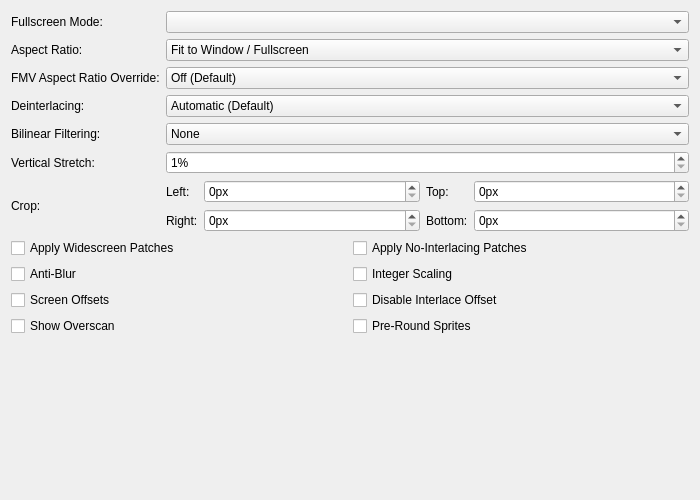
<?xml version="1.0" encoding="UTF-8"?>
<ui version="4.0">
 <class>GraphicsDisplaySettingsTab</class>
 <widget class="QWidget" name="GraphicsDisplaySettingsTab">
  <property name="geometry">
   <rect>
    <x>0</x>
    <y>0</y>
    <width>700</width>
    <height>500</height>
   </rect>
  </property>
  <property name="sizePolicy">
   <sizepolicy hsizetype="Expanding" vsizetype="Preferred">
    <horstretch>0</horstretch>
    <verstretch>0</verstretch>
   </sizepolicy>
  </property>
  <property name="windowTitle">
   <string/>
  </property>
  <layout class="QGridLayout" name="gridLayout" columnstretch="0,1">
   <item row="3" column="0">
    <widget class="QLabel" name="interlacingLabel">
     <property name="text">
      <string>Deinterlacing:</string>
     </property>
     <property name="buddy">
      <cstring>interlacing</cstring>
     </property>
    </widget>
   </item>
   <item row="0" column="1">
    <widget class="QComboBox" name="fullscreenModes"/>
   </item>
   <item row="7" column="0" colspan="2">
    <layout class="QGridLayout" name="displayGridLayout">
     <item row="1" column="1">
      <widget class="QCheckBox" name="integerScaling">
       <property name="text">
        <string>Integer Scaling</string>
       </property>
      </widget>
     </item>
     <item row="0" column="0">
      <widget class="QCheckBox" name="widescreenPatches">
       <property name="text">
        <string>Apply Widescreen Patches</string>
       </property>
      </widget>
     </item>
     <item row="0" column="1">
      <widget class="QCheckBox" name="noInterlacingPatches">
       <property name="text">
        <string>Apply No-Interlacing Patches</string>
       </property>
      </widget>
     </item>
     <item row="1" column="0">
      <widget class="QCheckBox" name="PCRTCAntiBlur">
       <property name="text">
        <string>Anti-Blur</string>
       </property>
       <property name="shortcut">
        <string>Ctrl+S</string>
       </property>
      </widget>
     </item>
     <item row="2" column="1">
      <widget class="QCheckBox" name="disableInterlaceOffset">
       <property name="text">
        <string>Disable Interlace Offset</string>
       </property>
      </widget>
     </item>
     <item row="2" column="0">
      <widget class="QCheckBox" name="PCRTCOffsets">
       <property name="text">
        <string>Screen Offsets</string>
       </property>
      </widget>
     </item>
     <item row="3" column="0">
      <widget class="QCheckBox" name="PCRTCOverscan">
       <property name="text">
        <string>Show Overscan</string>
       </property>
      </widget>
     </item>
	 <item row="3" column="1">
	  <widget class="QCheckBox" name="PreRoundSprites">
	   <property name="toolTip">
		<string>Attempts to pre-round sprite texel coordinates to resolve rounding issues. Helpful for games such as Beyond Good and Evil, and Manhunt</string>
	   </property>
	   <property name="text">
		<string>Pre-Round Sprites</string>
	   </property>
	  </widget>
	 </item>
    </layout>
   </item>
   <item row="2" column="0">
    <widget class="QLabel" name="fmvAspectRatioLabel">
     <property name="text">
      <string>FMV Aspect Ratio Override:</string>
     </property>
     <property name="buddy">
      <cstring>fmvAspectRatio</cstring>
     </property>
    </widget>
   </item>
   <item row="1" column="1">
    <widget class="QComboBox" name="aspectRatio">
     <item>
      <property name="text">
       <string>Fit to Window / Fullscreen</string>
      </property>
     </item>
     <item>
      <property name="text">
       <string>Auto Standard (4:3 Interlaced / 3:2 Progressive)</string>
      </property>
     </item>
     <item>
      <property name="text">
       <string>Standard (4:3)</string>
      </property>
     </item>
     <item>
      <property name="text">
       <string>Widescreen (16:9)</string>
      </property>
     </item>
     <item>
      <property name="text">
       <string>Native/Full (10:7)</string>
      </property>
     </item>
    </widget>
   </item>
   <item row="4" column="1">
    <widget class="QComboBox" name="bilinearFiltering">
     <item>
      <property name="text">
       <string>None</string>
      </property>
     </item>
     <item>
      <property name="text">
       <string extracomment="Smooth: Refers to the texture clarity.">Bilinear (Smooth)</string>
      </property>
     </item>
     <item>
      <property name="text">
       <string extracomment="Sharp: Refers to the texture clarity.">Bilinear (Sharp)</string>
      </property>
     </item>
    </widget>
   </item>
   <item row="5" column="0">
    <widget class="QLabel" name="verticalStretchLabel">
     <property name="text">
      <string>Vertical Stretch:</string>
     </property>
     <property name="buddy">
      <cstring>stretchY</cstring>
     </property>
    </widget>
   </item>
   <item row="0" column="0">
    <widget class="QLabel" name="fsModeLabel">
     <property name="text">
      <string>Fullscreen Mode:</string>
     </property>
     <property name="buddy">
      <cstring>fullscreenModes</cstring>
     </property>
    </widget>
   </item>
   <item row="4" column="0">
    <widget class="QLabel" name="billinearLabel">
     <property name="text">
      <string>Bilinear Filtering:</string>
     </property>
     <property name="buddy">
      <cstring>bilinearFiltering</cstring>
     </property>
    </widget>
   </item>
   <item row="2" column="1">
    <widget class="QComboBox" name="fmvAspectRatio">
     <item>
      <property name="text">
       <string>Off (Default)</string>
      </property>
     </item>
     <item>
      <property name="text">
       <string>Auto Standard (4:3 Interlaced / 3:2 Progressive)</string>
      </property>
     </item>
     <item>
      <property name="text">
       <string>Standard (4:3)</string>
      </property>
     </item>
     <item>
      <property name="text">
       <string>Widescreen (16:9)</string>
      </property>
     </item>
     <item>
      <property name="text">
       <string>Native/Full (10:7)</string>
      </property>
     </item>
    </widget>
   </item>
   <item row="6" column="0">
    <widget class="QLabel" name="cropLabel">
     <property name="text">
      <string>Crop:</string>
     </property>
    </widget>
   </item>
   <item row="1" column="0">
    <widget class="QLabel" name="aspectRatioLabel">
     <property name="text">
      <string>Aspect Ratio:</string>
     </property>
     <property name="buddy">
      <cstring>aspectRatio</cstring>
     </property>
    </widget>
   </item>
   <item row="3" column="1">
    <widget class="QComboBox" name="interlacing">
     <item>
      <property name="text">
       <string>Automatic (Default)</string>
      </property>
     </item>
     <item>
      <property name="text">
       <string>No Deinterlacing</string>
      </property>
     </item>
     <item>
      <property name="text">
       <string extracomment="Weave: deinterlacing method that can be translated or left as-is in English. Sawtooth: refers to the jagged effect weave deinterlacing has on motion.">Weave (Top Field First, Sawtooth)</string>
      </property>
     </item>
     <item>
      <property name="text">
       <string extracomment="Weave: deinterlacing method that can be translated or left as-is in English. Sawtooth: refers to the jagged effect weave deinterlacing has on motion.">Weave (Bottom Field First, Sawtooth)</string>
      </property>
     </item>
     <item>
      <property name="text">
       <string extracomment="Bob: deinterlacing method that refers to the way it makes video look like it's bobbing up and down.">Bob (Top Field First, Full Frames)</string>
      </property>
     </item>
     <item>
      <property name="text">
       <string extracomment="Bob: deinterlacing method that refers to the way it makes video look like it's bobbing up and down.">Bob (Bottom Field First, Full Frames)</string>
      </property>
     </item>
     <item>
      <property name="text">
       <string extracomment="Blend: deinterlacing method that blends the colors of the two frames, can be translated or left as-is in English.">Blend (Top Field First, Merge 2 Fields)</string>
      </property>
     </item>
     <item>
      <property name="text">
       <string extracomment="Blend: deinterlacing method that blends the colors of the two frames, can be translated or left as-is in English.">Blend (Bottom Field First, Merge 2 Fields)</string>
      </property>
     </item>
     <item>
      <property name="text">
       <string extracomment="Adaptive: deinterlacing method that should be translated.">Adaptive (Top Field First, Similar to Bob + Weave)</string>
      </property>
     </item>
     <item>
      <property name="text">
       <string extracomment="Adaptive: deinterlacing method that should be translated.">Adaptive (Bottom Field First, Similar to Bob + Weave)</string>
      </property>
     </item>
    </widget>
   </item>
   <item row="5" column="1">
    <widget class="QSpinBox" name="stretchY">
     <property name="suffix">
      <string extracomment="Percentage sign that shows next to a value. You might want to add a space before if your language requires it.">%</string>
     </property>
     <property name="minimum">
      <number>1</number>
     </property>
     <property name="maximum">
      <number>300</number>
     </property>
    </widget>
   </item>
   <item row="8" column="0">
    <spacer name="verticalSpacer">
     <property name="orientation">
      <enum>Qt::Orientation::Vertical</enum>
     </property>
     <property name="sizeHint" stdset="0">
      <size>
       <width>20</width>
       <height>0</height>
      </size>
     </property>
    </spacer>
   </item>
   <item row="6" column="1">
    <layout class="QGridLayout" name="gridLayout_2" columnstretch="0,1,0,1">
     <item row="0" column="3">
      <widget class="QSpinBox" name="cropTop">
       <property name="suffix">
        <string>px</string>
       </property>
       <property name="maximum">
        <number>1000</number>
       </property>
      </widget>
     </item>
     <item row="0" column="2">
      <widget class="QLabel" name="cropTopLabel">
       <property name="text">
        <string extracomment="Warning: short space constraints. Abbreviate if necessary.">Top:</string>
       </property>
       <property name="buddy">
        <cstring>cropTop</cstring>
       </property>
      </widget>
     </item>
     <item row="0" column="0">
      <widget class="QLabel" name="cropLeftLabel">
       <property name="text">
        <string extracomment="Warning: short space constraints. Abbreviate if necessary.">Left:</string>
       </property>
       <property name="buddy">
        <cstring>cropLeft</cstring>
       </property>
      </widget>
     </item>
     <item row="0" column="1">
      <widget class="QSpinBox" name="cropLeft">
       <property name="suffix">
        <string>px</string>
       </property>
       <property name="maximum">
        <number>1000</number>
       </property>
      </widget>
     </item>
     <item row="1" column="0">
      <widget class="QLabel" name="cropRightLabel">
       <property name="text">
        <string extracomment="Warning: short space constraints. Abbreviate if necessary.">Right:</string>
       </property>
       <property name="buddy">
        <cstring>cropRight</cstring>
       </property>
      </widget>
     </item>
     <item row="1" column="1">
      <widget class="QSpinBox" name="cropRight">
       <property name="suffix">
        <string>px</string>
       </property>
       <property name="maximum">
        <number>1000</number>
       </property>
      </widget>
     </item>
     <item row="1" column="2">
      <widget class="QLabel" name="cropBottomLabel">
       <property name="text">
        <string extracomment="Warning: short space constraints. Abbreviate if necessary.">Bottom:</string>
       </property>
       <property name="buddy">
        <cstring>cropBottom</cstring>
       </property>
      </widget>
     </item>
     <item row="1" column="3">
      <widget class="QSpinBox" name="cropBottom">
       <property name="suffix">
        <string>px</string>
       </property>
       <property name="maximum">
        <number>1000</number>
       </property>
      </widget>
     </item>
    </layout>
   </item>
  </layout>
 </widget>
 <tabstops>
  <tabstop>fullscreenModes</tabstop>
  <tabstop>aspectRatio</tabstop>
  <tabstop>fmvAspectRatio</tabstop>
  <tabstop>interlacing</tabstop>
  <tabstop>bilinearFiltering</tabstop>
  <tabstop>stretchY</tabstop>
  <tabstop>cropLeft</tabstop>
  <tabstop>cropRight</tabstop>
  <tabstop>cropTop</tabstop>
  <tabstop>cropBottom</tabstop>
  <tabstop>widescreenPatches</tabstop>
  <tabstop>noInterlacingPatches</tabstop>
  <tabstop>PCRTCAntiBlur</tabstop>
  <tabstop>integerScaling</tabstop>
  <tabstop>PCRTCOffsets</tabstop>
  <tabstop>disableInterlaceOffset</tabstop>
  <tabstop>PCRTCOverscan</tabstop>
 </tabstops>
 <resources/>
 <connections/>
</ui>
